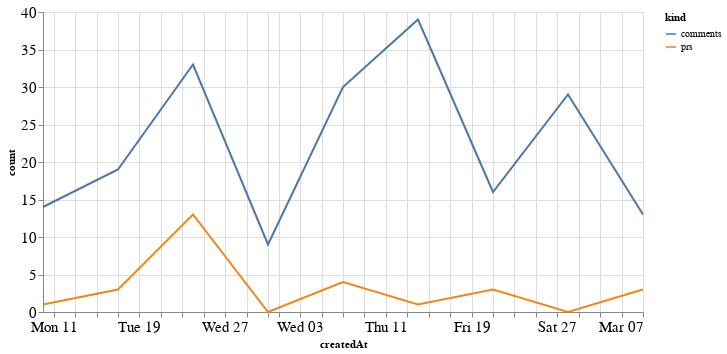

Notebook cell for this chart:
### Code cell
alt.Chart(total_time, width=600).mark_line().encode(
    x='createdAt',
    y='count',
    color='kind'
)

### Figure 1 — Vega-Lite specification as saved in the notebook (floating-point values rounded to 4 significant figures)
{"config": {"axisLeft": {"labelFontSize": 15}, "axisBottom": {"labelFontSize": 15}}, "data": {"name": "data-92accec1ad1958e63753e3718f9c607f"}, "mark": "line", "encoding": {"color": {"type": "nominal", "field": "kind"}, "x": {"type": "temporal", "field": "createdAt"}, "y": {"type": "quantitative", "field": "count"}}, "width": 600, "$schema": "https://vega.github.io/schema/vega-lite/v4.8.1.json", "datasets": {"data-92accec1ad1958e63753e3718f9c607f": [{"createdAt": "2021-01-10T00:00:00", "kind": "prs", "count": 1}, {"createdAt": "2021-01-17T00:00:00", "kind": "prs", "count": 3}, {"createdAt": "2021-01-24T00:00:00", "kind": "prs", "count": 13}, {"createdAt": "2021-01-31T00:00:00", "kind": "prs", "count": 0}, {"createdAt": "2021-02-07T00:00:00", "kind": "prs", "count": 4}, {"createdAt": "2021-02-14T00:00:00", "kind": "prs", "count": 1}, {"createdAt": "2021-02-21T00:00:00", "kind": "prs", "count": 3}, {"createdAt": "2021-02-28T00:00:00", "kind": "prs", "count": 0}, {"createdAt": "2021-03-07T00:00:00", "kind": "prs", "count": 3}, {"createdAt": "2021-01-10T00:00:00", "kind": "comments", "count": 14}, {"createdAt": "2021-01-17T00:00:00", "kind": "comments", "count": 19}, {"createdAt": "2021-01-24T00:00:00", "kind": "comments", "count": 33}, {"createdAt": "2021-01-31T00:00:00", "kind": "comments", "count": 9}, {"createdAt": "2021-02-07T00:00:00", "kind": "comments", "count": 30}, {"createdAt": "2021-02-14T00:00:00", "kind": "comments", "count": 39}, {"createdAt": "2021-02-21T00:00:00", "kind": "comments", "count": 16}, {"createdAt": "2021-02-28T00:00:00", "kind": "comments", "count": 29}, {"createdAt": "2021-03-07T00:00:00", "kind": "comments", "count": 13}]}}
